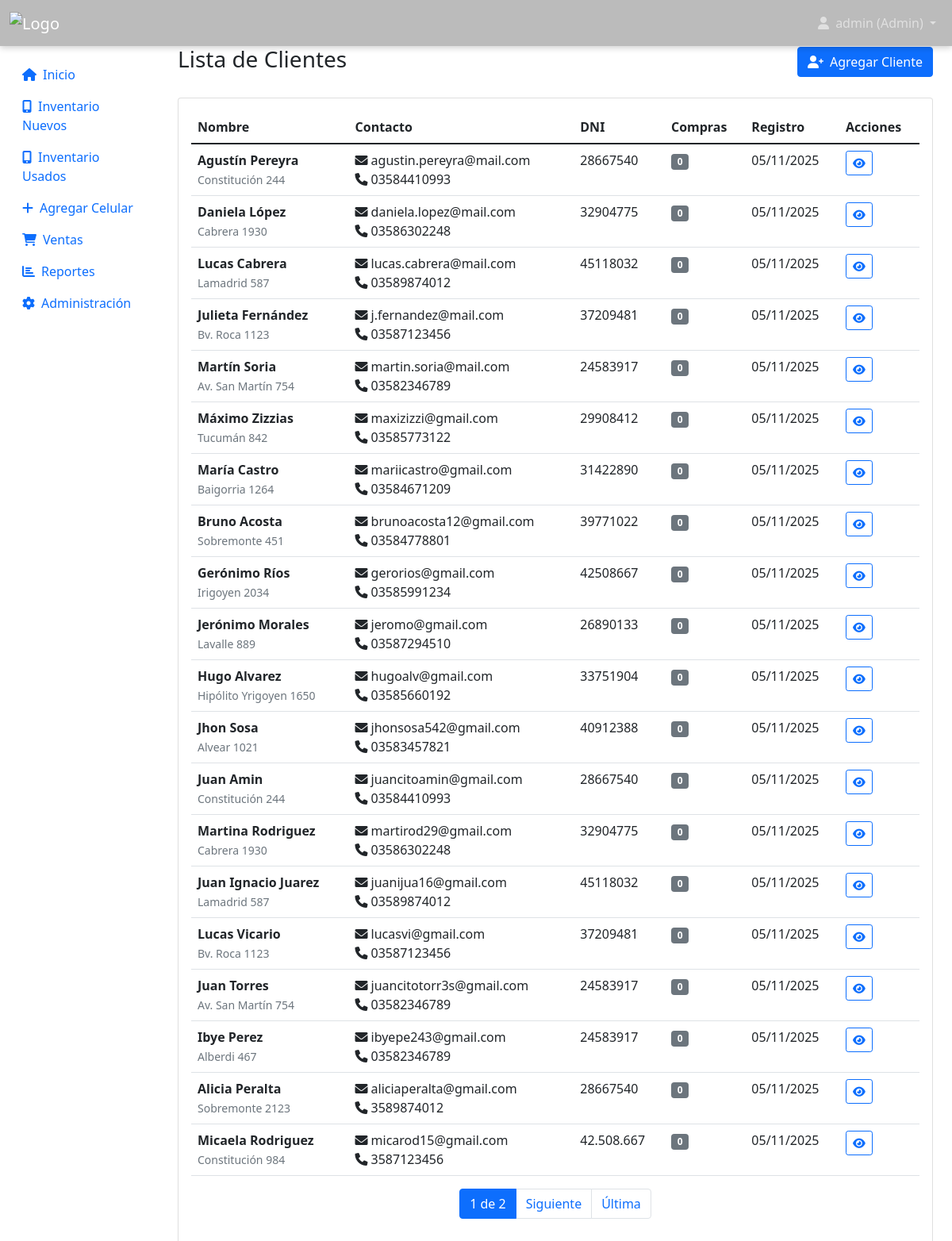
Before: /customers/ (signed in) with the older database file.
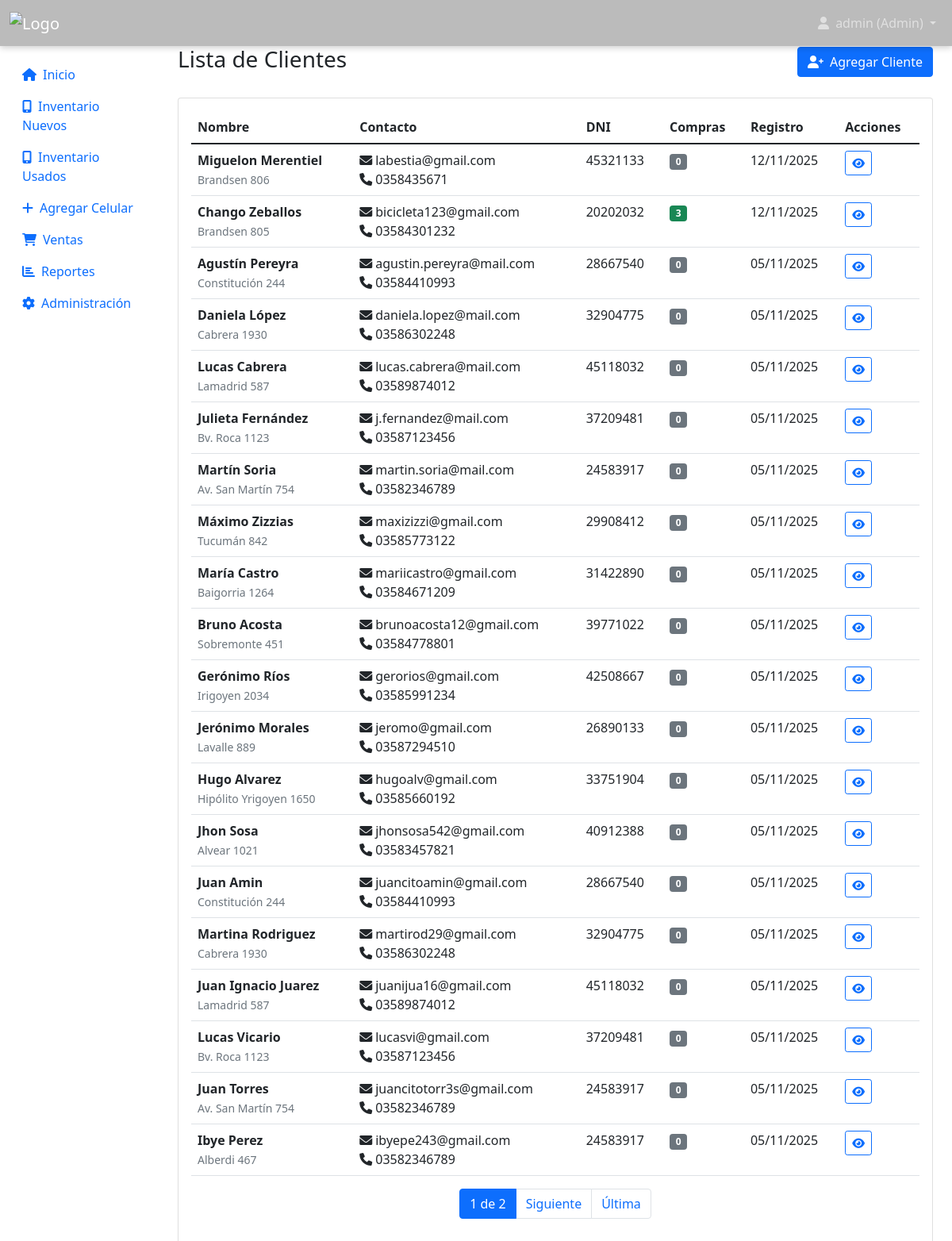
After: the same page with the newer database file.
### inventory/models.py (models this page shows, shortened)
class Customer(models.Model):
    name = models.CharField(
        max_length=100,
        verbose_name='Nombre completo'
    )
    email = models.EmailField(
        blank=True,
        verbose_name='Email'
    )
    phone = models.CharField(
        max_length=20,
        blank=True,
        verbose_name='Teléfono'
    )
    address = models.TextField(
        blank=True,
        verbose_name='Dirección'
    )
    dni = models.CharField(
        max_length=20,
        blank=True,
        verbose_name='DNI/Documento'
    )
    created_at = models.DateTimeField(
        auto_now_add=True,
        verbose_name='Fecha de registro'
    )
    class Meta:
        verbose_name = 'Cliente'
        verbose_name_plural = 'Clientes'
        ordering = ['name']

### inventory/views.py (the view)
# urls.py: path('customers/', views.customer_list, name='customer_list'),
@login_required
def customer_list(request):
    customers = Customer.objects.annotate(
        total_purchases=Count('sale')
    ).order_by('-created_at')
    paginator = Paginator(customers, 20)
    page_number = request.GET.get('page')
    page_obj = paginator.get_page(page_number)
    return render(request, 'inventory/customer_list.html', {'page_obj': page_obj})

### inventory/context_processors.py (called while the page is built)
def user_info(request):
    context = {}
    if request.user.is_authenticated:
        context['user_role'] = 'admin' if request.user.is_staff else 'empleado'
        context['user_full_name'] = request.user.get_full_name() or request.user.username
    return context

### templates/inventory/customer_list.html (shortened to what this page needs)
{% extends 'base.html' %}
{% block content %}
<div class="d-flex justify-content-between align-items-center mb-4">
    <h1 class="h3">Lista de Clientes</h1>
    <a href="{% url 'add_customer' %}" class="btn btn-primary">
        <i class="fas fa-user-plus me-2"></i>Agregar Cliente
    </a>
</div>
<div class="card">
    <div class="card-body">
        {% if page_obj %}
            <div class="table-responsive">
                <table class="table table-hover">
                    <thead>
                        <tr>
                            <th>Nombre</th>
                            <th>Contacto</th>
                            <th>DNI</th>
                            <th>Compras</th>
                            <th>Registro</th>
                            <th>Acciones</th>
                        </tr>
                    </thead>
                    <tbody>
                        {% for customer in page_obj %}
                            <tr>
                                <td>
                                    <strong>{{ customer.name }}</strong>
                                    {% if customer.address %}
                                        <br><small class="text-muted">{{ customer.address|truncatechars:50 }}</small>
                                    {% endif %}
                                </td>
                                <td>
                                    {% if customer.email %}
                                        <i class="fas fa-envelope me-1"></i>{{ customer.email }}<br>
                                    {% endif %}
                                    {% if customer.phone %}
                                        <i class="fas fa-phone me-1"></i>{{ customer.phone }}
                                    {% endif %}
                                </td>
                                <td>
                                    {% if customer.dni %}
                                        {{ customer.dni }}
                                    {% else %}
                                        <span class="text-muted">No registrado</span>
                                    {% endif %}
                                </td>
                                <td>
                                    {% if customer.total_purchases > 0 %}
                                        <span class="badge bg-success">{{ customer.total_purchases }}</span>
                                    {% else %}
                                        <span class="badge bg-secondary">0</span>
                                    {% endif %}
                                </td>
                                <td>{{ customer.created_at|date:"d/m/Y" }}</td>
                                <td>
                                    <a href="{% url 'customer_detail' customer.id %}" class="btn btn-outline-primary btn-sm" title="Ver detalle">
                                        <i class="fas fa-eye"></i>
                                    </a>
                                </td>
                            </tr>
                        {% endfor %}
                    </tbody>
                </table>
            </div>
            {% if page_obj.has_other_pages %}
                <nav aria-label="Paginación">
                    <ul class="pagination justify-content-center">
                        <li class="page-item active">
                            <span class="page-link">{{ page_obj.number }} de {{ page_obj.paginator.num_pages }}</span>
                        </li>
                        {% if page_obj.has_next %}
                            <li class="page-item">
                                <a class="page-link" href="?page={{ page_obj.next_page_number }}">Siguiente</a>
                            </li>
                            <li class="page-item">
                                <a class="page-link" href="?page={{ page_obj.paginator.num_pages }}">Última</a>
                            </li>
                        {% endif %}
                    </ul>
                </nav>
            {% endif %}
        {% endif %}
    </div>
</div>
{% endblock %}

Changed rows visible on the page:
no longer on this page (row unchanged): Customer: name "Alicia Peralta", address "Sobremonte 2123", email "aliciaperalta@gmail.com", phone "3589874012", dni "28667540", created_at "05/11/2025"
no longer on this page (row unchanged): Customer: name "Micaela Rodriguez", address "Constitución 984", email "micarod15@gmail.com", phone "3587123456", dni "42.508.667", created_at "05/11/2025"
added Customer: name "Miguelon Merentiel", address "Brandsen 806", email "labestia@gmail.com", phone "0358435671", dni "45321133", created_at "12/11/2025"
added Customer: name "Chango Zeballos", address "Brandsen 805", email "bicicleta123@gmail.com", phone "03584301232", dni "20202032", total_purchases "3", created_at "12/11/2025"
